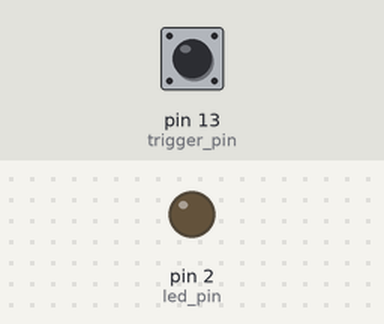
Bench run of a sketch on a simulated Arduino Uno, built with avr-gcc and run on an emulated ATmega328P. On the bench: output pins drawn as LEDs (lit = HIGH). The test bench sets the inputs (shaded band); at power-on: pin 13 (trigger_pin) HIGH. What the sketch prints to the serial monitor is not drawn.

Above: at 0.1 s.
At 1.1 s:
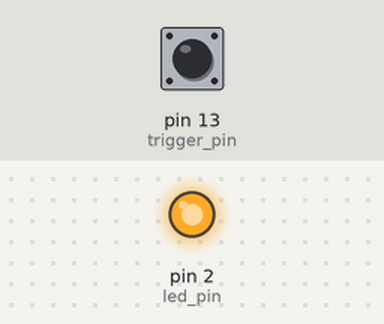
Timing chart, 0 to 4.5 s (numbered marks = the images above):
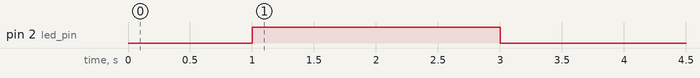

The sketch:

camera_triggerer.ino
```cpp
int trigger_pin = 13;
int led_pin = 2;
unsigned long start_time;
unsigned long camera_time;
int frame_time = 100; // ms

// the setup function runs once when you press reset or power the board
void setup() {
  // initialize digital pin LED_BUILTIN as an output.
  pinMode(trigger_pin, INPUT);
  pinMode(led_pin, OUTPUT);

  digitalWrite(led_pin, LOW);

  Serial.begin(115200);
  // Serial.print("<Arduino is ready>");
  // Serial.print('\n');

  while (digitalRead(trigger_pin) == LOW){
  }

  start_time = millis();

}

// the loop function runs over and over again forever
void loop() {

  if (millis()>start_time + 1000 && millis()<start_time + 3000){
      digitalWrite(led_pin, HIGH);
  }
  else{
    digitalWrite(led_pin, LOW);
  }

  if (millis()>camera_time + 100){
    camera_time = millis();
    Serial.print("1");
    Serial.print('\n');
  }
  else{
    Serial.print("0");
    Serial.print('\n');
  }

}
```

Measured:
- by itself, pin 2 (led_pin): LOW → HIGH at 1.0 s, → LOW 2.0 s later
